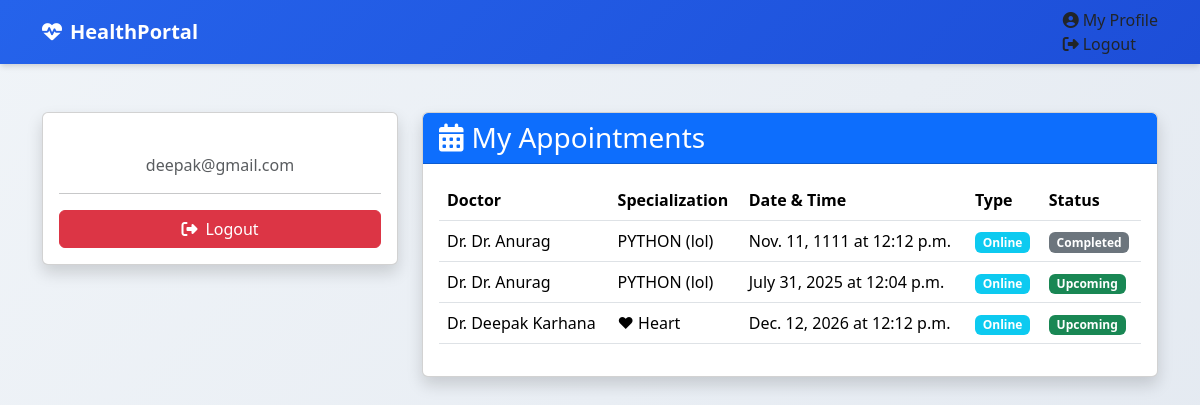
/profile/ (signed in), run on the app's committed database.
### core/models.py (models this page shows, shortened)
class Appointment(models.Model):
    CONSULT_TYPES = [
        ('online', 'Online'),
        ('in-person', 'In-Person')
    ]
    user = models.ForeignKey(User, on_delete=models.CASCADE)  # Add this line
    doctor = models.ForeignKey(Doctor, on_delete=models.CASCADE)
    patient_name = models.CharField(max_length=100)
    consult_type = models.CharField(max_length=20, choices=CONSULT_TYPES)
    date = models.DateField()
    time = models.TimeField()
    booked_at = models.DateTimeField(auto_now_add=True)

class Doctor(models.Model):
    name = models.CharField(max_length=100)
    specialization = models.CharField(max_length=100)
    experience = models.PositiveIntegerField()
    description = models.TextField(blank=True)

### core/views.py (the view)
# urls.py: path('profile/', login_required(views.profile), name='profile'),
@login_required
def profile(request):
    today = timezone.now().date()
    appointments = Appointment.objects.filter(user=request.user).order_by('date', 'time')
    return render(request, 'auth/profile.html', {
        'appointments': appointments,
        'today': today
    })

### templates/auth/profile.html (shortened to what this page needs)
{% load static %}
<!DOCTYPE html>
<html lang="en">
<head>
    <link rel="stylesheet" href="{% static 'css/style.css' %}">
    <link href="https://cdn.jsdelivr.net/npm/bootstrap@5.3.3/dist/css/bootstrap.min.css" rel="stylesheet">
    <link rel="stylesheet" href="https://cdnjs.cloudflare.com/ajax/libs/font-awesome/6.4.0/css/all.min.css">
</head>
<body>
    {% include 'includes/navbar.html' %}
    <main class="container my-5">
        <div class="row">
            <div class="col-lg-4 mb-4">
                <div class="card profile-card shadow">
                    <div class="card-body text-center">
                        <p class="text-muted">{{ request.user.email }}</p>
                        <hr>
                        <a href="{% url 'logout' %}" class="btn btn-danger w-100">
                            <i class="fas fa-sign-out-alt me-2"></i>Logout
                        </a>
                    </div>
                </div>
            </div>
            <div class="col-lg-8">
                <div class="card shadow">
                    <div class="card-header bg-primary text-white">
                        <h3 class="mb-0"><i class="fas fa-calendar-alt me-2"></i>My Appointments</h3>
                    </div>
                    <div class="card-body">
                        {% if appointments %}
                            <div class="table-responsive">
                                <table class="table table-hover">
                                    <thead>
                                        <tr>
                                            <th>Doctor</th>
                                            <th>Specialization</th>
                                            <th>Date & Time</th>
                                            <th>Type</th>
                                            <th>Status</th>
                                        </tr>
                                    </thead>
                                    <tbody>
                                        {% for appointment in appointments %}
                                        <tr>
                                            <td>Dr. {{ appointment.doctor.name }}</td>
                                            <td>{{ appointment.doctor.specialization }}</td>
                                            <td>{{ appointment.date }} at {{ appointment.time }}</td>
                                            <td>
                                                {% if appointment.consult_type == 'online' %}
                                                    <span class="badge bg-info">Online</span>
                                                {% else %}
                                                    <span class="badge bg-primary">In-Person</span>
                                                {% endif %}
                                            </td>
                                            <td>
                                                {% if appointment.date < today %}
                                                    <span class="badge bg-secondary">Completed</span>
                                                {% else %}
                                                    <span class="badge bg-success">Upcoming</span>
                                                {% endif %}
                                            </td>
                                        </tr>
                                        {% endfor %}
                                    </tbody>
                                </table>
                            </div>
                        {% endif %}
                    </div>
                </div>
            </div>
        </div>
    </main>
</body>
</html>

### static/css/style.css (style rules this page uses)
:root { --primary: #2563eb; --primary-dark: #1d4ed8; --secondary: #0f172a; --accent: #0ea5e9; --light: #f8fafc; --gray: #64748b; --success: #10b981; --card-shadow: 0 20px 25px -5px rgba(0, 0, 0, 0.1), 0 8px 10px -6px rgba(0, 0, 0, 0.1); --hover-shadow: 0 25px 50px -12px rgba(0, 0, 0, 0.25); --transition: all 0.3s cubic-bezier(0.4, 0, 0.2, 1); }
* { box-sizing: border-box; margin: 0; padding: 0; }
body { font-family: 'Segoe UI', system-ui, -apple-system, sans-serif; background: linear-gradient(135deg, #f0f4f8 0%, #e2e8f0 100%); color: #1e293b; line-height: 1.6; min-height: 100vh; padding-bottom: 2rem; }
.container { max-width: 1200px; margin: 0 auto; padding: 0 1.5rem; }
h1, h2, h3, h4 { font-weight: 700; line-height: 1.2; color: var(--secondary); }
p { margin-bottom: 1rem; color: var(--gray); }
.card { background: white; border-radius: 16px; box-shadow: var(--card-shadow); overflow: hidden; transition: var(--transition); height: 100%; }
.card-body { padding: 1.75rem; }
.btn { display: inline-block; font-weight: 600; padding: 0.75rem 1.75rem; border-radius: 8px; text-align: center; text-decoration: none; cursor: pointer; transition: var(--transition); border: none; font-size: 1rem; }

### data on the page
Appointment: doctor.name "Dr. Anurag", doctor.specialization "PYTHON (lol)", date "Nov. 11, 1111", time "12:12 p.m.", consult_type "Online", shows "Completed"
Appointment: doctor.name "Dr. Anurag", doctor.specialization "PYTHON (lol)", date "July 31, 2025", time "12:04 p.m.", consult_type "Online", shows "Upcoming"
Appointment: doctor.name "Deepak Karhana", doctor.specialization "❤ Heart", date "Dec. 12, 2026", time "12:12 p.m.", consult_type "Online", shows "Upcoming"

### other printed values
{{ request.user.email }} "deepak@gmail.com"
